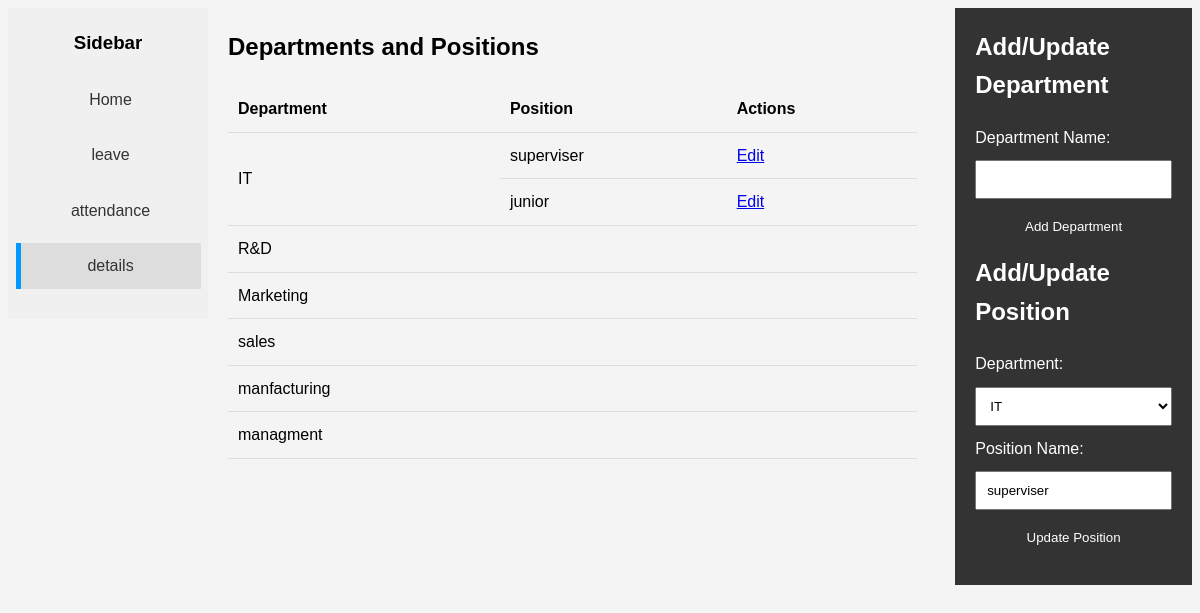
/department_and_position.php?editPosition=1, run on the app's committed database.
### tables this page shows
CREATE TABLE `position` (
  `positionID` int(11) NOT NULL,
  `departmentID` int(11) NOT NULL,
  `positionname` varchar(25) NOT NULL
);

CREATE TABLE `department` (
  `departmentID` int(11) NOT NULL,
  `departmentname` varchar(25) NOT NULL
);

### department_and_position.php (the view, shortened to what this page needs)
<?php
require_once '/xampp/htdocs/student/employee-managment-system/serversidescripts/connection.php';
function getDepartments() {
    global $conn;
    $sql = "SELECT * FROM department";
    $result = $conn->query($sql);
    return $result;
}
function getPositionsByDepartment($departmentID) {
    global $conn;
    $sql = "SELECT * FROM position WHERE departmentID = ?";
    $stmt = $conn->prepare($sql);
    $stmt->bind_param('i', $departmentID);
    $stmt->execute();
    $result = $stmt->get_result();
    return $result;
}
$departments = getDepartments();
?>
<!DOCTYPE html>
<html lang="en">
<head>
</head>
<body>
  <div class="sidebar">
    <h3>Sidebar</h3>
    <a  href="employeedashboard.php">Home</a>
    <a href="employeeleave.php">leave</a>
    <a href="employeeattendance.php">attendance</a>
    <a class="active"href="employee.php">details</a>
  </div>
    <div class="container">
        <div class="main-content">
            <h2>Departments and Positions</h2>
            <table>
                <thead>
                    <tr>
                        <th>Department</th>
                        <th>Position</th>
                        <th>Actions</th>
                    </tr>
                </thead>
                <tbody>
                    <?php while ($department = $departments->fetch_assoc()): ?>
                        <?php
                        $positions = getPositionsByDepartment($department['departmentID']);
                        $firstPosition = true;
                        while ($position = $positions->fetch_assoc()):
                        ?>
                            <tr>
                                <?php if ($firstPosition): ?>
                                    <td rowspan="<?php echo $positions->num_rows; ?>"><?php echo $department['departmentname']; ?></td>
                                    <?php $firstPosition = false; ?>
                                <?php endif; ?>
                                <td><?php echo $position['positionname']; ?></td>
                                <td><a href="?editPosition=<?php echo $position['positionID']; ?>">Edit</a></td>
                            </tr>
                        <?php endwhile; ?>
                        <?php if ($firstPosition): ?>
                            <tr>
                                <td><?php echo $department['departmentname']; ?></td>
                                <td></td>
                                <td></td>
                            </tr>
                        <?php endif; ?>
                    <?php endwhile; ?>
                </tbody>
            </table>
                        </div><div>
            <?php
            if (isset($_GET['editPosition'])) {
                $positionID = $_GET['editPosition'];
                $sql = "SELECT positionname, departmentID FROM position WHERE positionID = ?";
                $stmt = $conn->prepare($sql);
                $stmt->bind_param('i', $positionID);
                $stmt->execute();
                $result = $stmt->get_result();
                if ($result->num_rows > 0) {
                    $row = $result->fetch_assoc();
                    $positionName = $row['positionname'];
                    $positionDepartmentID = $row['departmentID'];
                } else {
                    header('Location: ' . $_SERVER['PHP_SELF']);
                    exit;
                }
            }
            ?>
        </div>
        <div class="form-container">
            <h2>Add/Update Department</h2>
            <form action="" method="post">
                <label for="departmentName">Department Name:</label>
                <input type="text" name="departmentName" id="departmentName" value="<?php echo isset($departmentName) ? htmlspecialchars($departmentName) : ''; ?>" required>
                <input type="submit" name="submitDepartment" value="<?php echo isset($departmentID) ? 'Update' : 'Add'; ?> Department">
            </form>
            <h2>Add/Update Position</h2>
            <form action="" method="post">
                <label for="departmentID">Department:</label>
                <select name="departmentID" id="positionDepartmentID" required>
                    <?php
                    $departments->data_seek(0);
                    while ($department = $departments->fetch_assoc()):
                    ?>
                        <option value="<?php echo htmlspecialchars($department['departmentID']); ?>"<?php echo isset($positionDepartmentID) && ($positionDepartmentID ==$department['departmentID']) ? ' selected' : ''; ?>><?php echo htmlspecialchars($department['departmentname']); ?></option>
                    <?php endwhile; ?>
                </select>
                <label for="positionName">Position Name:</label>
                <input type="text" name="positionName" id="positionName" value="<?php echo isset($positionName) ? htmlspecialchars($positionName) : ''; ?>" required>
                <input type="submit" name="submitPosition" value="<?php echo isset($positionID) ? 'Update' : 'Add'; ?> Position">
            </form>
        </div>
        <div class="clearfix"></div>
    </div>
</body>
</html>

### department_and_position.php (style rules this page uses)
body { font-family: Arial, sans-serif; line-height: 1.6; background-color: #f4f4f4; }
.sidebar { float: left; width: 200px; height: 100%; background-color: #f0f0f0; padding: 20px; box-sizing: border-box; display: flex; flex-direction: column; justify-content: flex-start; align-items: center; }
.container { float: left; width: calc(100% - 200px); overflow: hidden; }
.sidebar h3 { margin-top: 0; }
.sidebar a { display: block; margin-bottom: 10px; padding: 10px; width: 100%; text-align: center; text-decoration: none; color: #333; border-left: 5px solid transparent; }
.sidebar a.active, .sidebar a:hover { background-color: #ddd; border-left-color: #09f; }
.form-container { float: right; width: 20%; background-color: #333; color: #fff; padding: 20px; }
.main-content { float: left; width: 70%; padding: 20px; }
.clearfix::after { content: ""; display: table; clear: both; }
h2 { margin-top: 0; }
label, input[type="text"], select, input[type="submit"] { display: block; margin-bottom: 10px; }
input[type="text"], select, input[type="submit"] { width: 100%; padding: 10px; box-sizing: border-box; }
input[type="submit"] { background-color: #333; color: #fff; border: none; cursor:pointer }
table { width:100%; border-collapse:collapse }
th, td { padding:10px;text-align:left;border-bottom:1px solid #ddd }

### data on the page
position: departmentID.departmentname "IT", positionname "superviser", departmentID "IT", positionName "superviser"
position: positionname "junior"
department: departmentname "R&D"
department: departmentname "Marketing"
department: departmentname "sales"
department: departmentname "manfacturing"
department: departmentname "managment"
